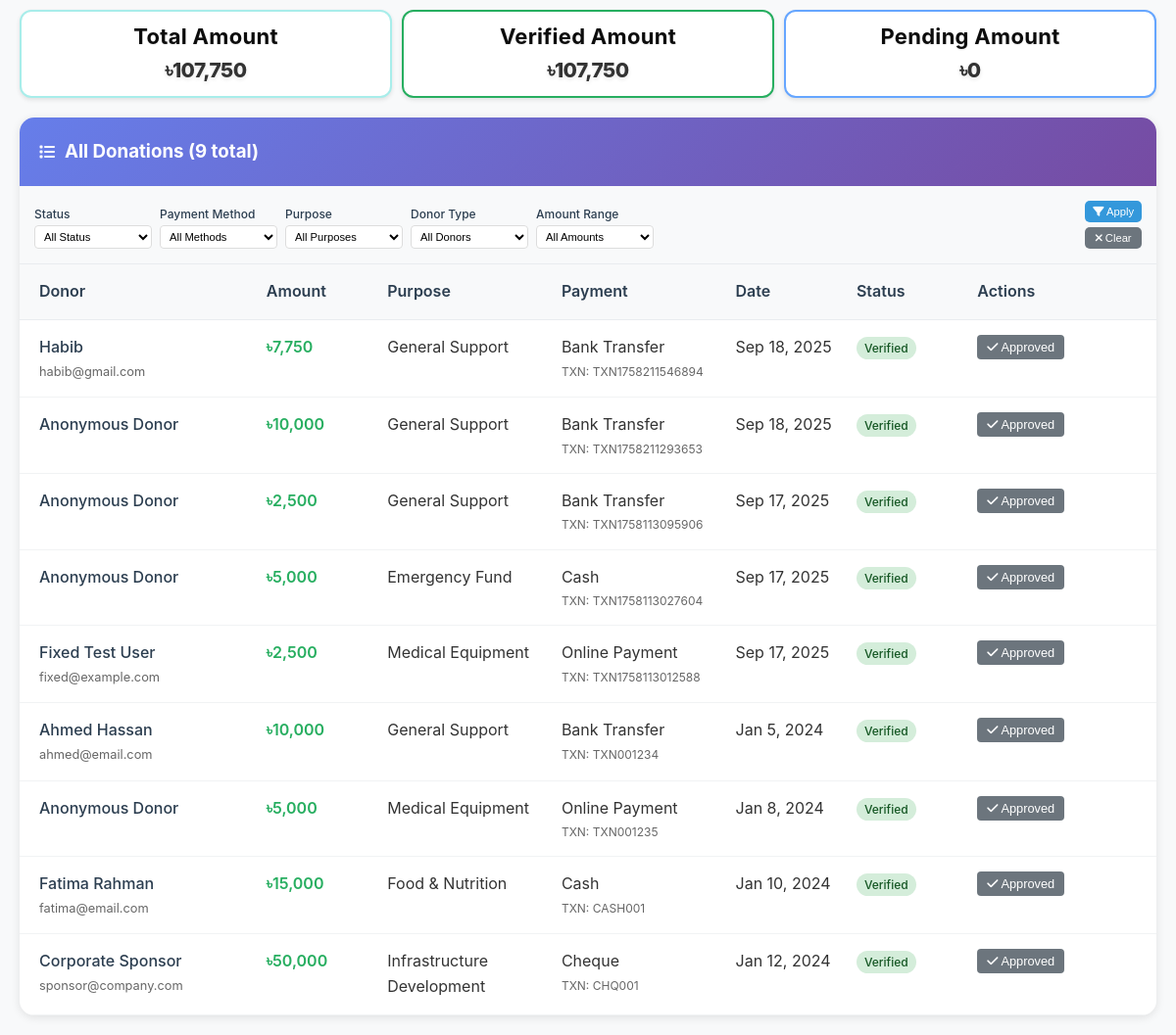
The page /admin/donations_management.php (signed in) on the database its author committed.
### tables this page shows
CREATE TABLE `donations` (
  `id` int(11) NOT NULL,
  `donor_name` varchar(100) DEFAULT NULL,
  `donor_email` varchar(100) DEFAULT NULL,
  `donor_phone` varchar(20) DEFAULT NULL,
  `amount` decimal(10,2) NOT NULL,
  `purpose` varchar(100) DEFAULT NULL,
  `payment_method` varchar(50) DEFAULT NULL,
  `transaction_id` varchar(100) DEFAULT NULL,
  `donation_date` date DEFAULT NULL,
  `is_anonymous` tinyint(1) DEFAULT 0,
  `is_verified` tinyint(1) DEFAULT 0,
  `verified_by` int(11) DEFAULT NULL,
  `created_at` timestamp NOT NULL DEFAULT current_timestamp()
);

### admin/donations_management.php (the view, shortened to what this page needs)
<?php
$database = new Database();
$db = $database->getConnection();
$stats_query = "SELECT
                    COUNT(*) as total_donations,
                    COUNT(CASE WHEN is_anonymous = 1 THEN 1 END) as anonymous_donations,
                    COUNT(CASE WHEN is_verified = 0 THEN 1 END) as pending_donations,
                    SUM(COALESCE(amount, 0)) as total_amount,
                    SUM(CASE WHEN is_verified = 1 THEN COALESCE(amount, 0) ELSE 0 END) as verified_amount,
                    SUM(CASE WHEN is_verified = 0 THEN COALESCE(amount, 0) ELSE 0 END) as pending_amount
                FROM donations";
$stats_stmt = $db->prepare($stats_query);
$stats_stmt->execute();
$stats = $stats_stmt->fetch(PDO::FETCH_ASSOC);
$all_donations_query = "SELECT * FROM donations ORDER BY created_at DESC";
$all_donations_stmt = $db->prepare($all_donations_query);
$all_donations_stmt->execute();
$all_donations = $all_donations_stmt->fetchAll(PDO::FETCH_ASSOC);
?>
<!DOCTYPE html>
<html lang="en">
<head>
    <link rel="stylesheet" href="../assets/css/style.css">
    <link rel="stylesheet" href="../assets/css/auth.css">
    <link href="https://cdnjs.cloudflare.com/ajax/libs/font-awesome/6.0.0/css/all.min.css" rel="stylesheet">
</head>
<body>
    <div class="page-container">
    <div class="amount-stats-grid">
        <div class="stat-card total-amount">
            <div class="stat-label" style="color: black;font-weight: bold;font-size: 22px;">Total Amount</div>
            <div class="stat-number">৳<?php echo number_format($stats['total_amount']); ?></div>
        </div>
        <div class="stat-card verified-amount">
            <div class="stat-label" style="color: black;font-weight: bold;font-size: 22px;">Verified Amount</div>
            <div class="stat-number">৳<?php echo number_format($stats['verified_amount']); ?></div>
        </div>
        <div class="stat-card pending-amount">
            <div class="stat-label" style="color: black;font-weight: bold;font-size: 22px;">Pending Amount</div>
            <div class="stat-number">৳<?php echo number_format($stats['pending_amount']); ?></div>
        </div>
    </div>
    <div class="donations-table-section">
        <div class="table-header-section">
            <i class="fas fa-list"></i>
            <h3>All Donations (<span id="donationCount"><?php echo count($all_donations); ?></span> total)</h3>
        </div>
        <div class="filters-section">
            <div class="filters-row">
                <div class="filters-left">
                    <div class="filter-group">
                        <label class="filter-label">Status</label>
                        <select id="statusFilter" class="filter-select">
                            <option value="">All Status</option>
                        </select>
                    </div>
                    <div class="filter-group">
                        <label class="filter-label">Payment Method</label>
                        <select id="paymentFilter" class="filter-select">
                            <option value="">All Methods</option>
                        </select>
                    </div>
                    <div class="filter-group">
                        <label class="filter-label">Purpose</label>
                        <select id="purposeFilter" class="filter-select">
                            <option value="">All Purposes</option>
                        </select>
                    </div>
                    <div class="filter-group">
                        <label class="filter-label">Donor Type</label>
                        <select id="donorFilter" class="filter-select">
                            <option value="">All Donors</option>
                        </select>
                    </div>
                    <div class="filter-group">
                        <label class="filter-label">Amount Range</label>
                        <select id="amountFilter" class="filter-select">
                            <option value="">All Amounts</option>
                        </select>
                    </div>
                </div>
                <div class="filters-right">
                    <div class="filter-buttons">
                        <button class="btn-filter" onclick="applyFilters()">
                            <i class="fas fa-filter"></i> Apply
                        </button>
                        <button class="btn-clear" onclick="clearFilters()">
                            <i class="fas fa-times"></i> Clear
                        </button>
                    </div>
                </div>
            </div>
        </div>
        <div class="donations-table">
            <div class="table-header">
                <div class="col-donor">Donor</div>
                <div class="col-amount">Amount</div>
                <div class="col-purpose">Purpose</div>
                <div class="col-method">Payment</div>
                <div class="col-date">Date</div>
                <div class="col-status">Status</div>
                <div class="col-actions">Actions</div>
            </div>
            <div class="table-body">
                <?php foreach ($all_donations as $donation): ?>
                    <div class="table-row">
                        <div class="col-donor">
                            <div class="donor-name">
                                <?php echo $donation['is_anonymous'] ? 'Anonymous Donor' : htmlspecialchars($donation['donor_name']); ?>
                            </div>
                            <?php if (!$donation['is_anonymous'] && $donation['donor_email']): ?>
                                <div class="donor-email"><?php echo htmlspecialchars($donation['donor_email']); ?></div>
                            <?php endif; ?>
                        </div>
                        <div class="col-amount">
                            <span class="amount">৳<?php echo number_format($donation['amount']); ?></span>
                        </div>
                        <div class="col-purpose">
                            <?php echo htmlspecialchars($donation['purpose']); ?>
                        </div>
                        <div class="col-method">
                            <?php echo htmlspecialchars($donation['payment_method']); ?>
                            <?php if ($donation['transaction_id']): ?>
                                <div class="transaction-id">TXN: <?php echo htmlspecialchars($donation['transaction_id']); ?></div>
                            <?php endif; ?>
                        </div>
                        <div class="col-date">
                            <?php echo date('M j, Y', strtotime($donation['donation_date'])); ?>
                        </div>
                        <div class="col-status">
                            <span class="status-badge <?php echo $donation['is_verified'] ? 'status-verified' : 'status-pending'; ?>">
                                <?php echo $donation['is_verified'] ? 'Verified' : 'Pending'; ?>
                            </span>
                        </div>
                        <div class="col-actions">
                            <div class="action-buttons">
                                <?php if ($donation['is_verified']): ?>
                                    <button class="btn-approved" disabled>
                                        <i class="fas fa-check"></i> Approved
                                    </button>
                                <?php endif; ?>
                            </div>
                        </div>
                    </div>
                <?php endforeach; ?>
            </div>
        </div>
    </div>
    </div>
</body>
</html>

### assets/css/style.css (style rules this page uses)
* { margin: 0; padding: 0; box-sizing: border-box; }
body { font-family: 'Segoe UI', Tahoma, Geneva, Verdana, sans-serif; line-height: 1.6; color: #333; background-color: #f8f9fa; }

### assets/css/auth.css (style rules this page uses)
.stat-card { background: white; padding: 25px; border-radius: 10px; box-shadow: 0 2px 10px rgba(0,0,0,0.1); text-align: center; border-left: 4px solid #2c5aa0; }
.stat-number { font-size: 2rem; font-weight: bold; color: #333; margin-bottom: 5px; }
.stat-label { color: #666; font-size: 0.9rem; }

### admin/donations_management.php (style rules this page uses)
body { font-family: -apple-system, BlinkMacSystemFont, "Segoe UI", Roboto, sans-serif; background: #f8f9fa; margin: 0; padding: 20px; height: 100vh; overflow: hidden; }
.page-container { height: calc(100vh - 40px); display: flex; flex-direction: column; }
.amount-stats-grid { display: grid; grid-template-columns: repeat(3, 1fr); gap: 10px; margin-bottom: 20px; margin-top: -10px; }
.stat-card { background: white; border-radius: 12px; padding: 8px 10px; text-align: center; box-shadow: 0 2px 4px rgba(0,0,0,0.1); transition: transform 0.2s ease; border: 2px solid #e2e8f0; color: #2c3e50; }
.stat-card.total-amount { border-color: #a8edea; }
.stat-card.verified-amount { border-color: #27ae60; }
.stat-card.pending-amount { border-color: #66a6ff; }
.stat-number { font-size: 1.3rem; font-weight: 800; margin-bottom: 2px; text-shadow: 0 2px 4px rgba(0,0,0,0.1); letter-spacing: -0.5px; }
.stat-label { font-size: 0.75rem; font-weight: 600; opacity: 0.95; text-shadow: 0 1px 2px rgba(0,0,0,0.1); letter-spacing: 0.3px; }
.donations-table-section { background: white; border-radius: 15px; overflow: hidden; box-shadow: 0 2px 10px rgba(0,0,0,0.1); flex: 1; display: flex; flex-direction: column; }
.filters-section { padding: 15px; background: #f8f9fa; border-bottom: 1px solid #e9ecef; }
.filters-row { display: flex; flex-wrap: nowrap; gap: 8px; align-items: end; overflow-x: auto; justify-content: space-between; }
.filters-left { display: flex; gap: 8px; align-items: end; flex-wrap: nowrap; overflow-x: auto; }
.filters-right { margin-left: auto; flex-shrink: 0; }
.filter-group { display: flex; flex-direction: column; min-width: 120px; max-width: 140px; flex-shrink: 0; }
.filter-label { font-weight: 500; color: #2c3e50; margin-bottom: 2px; font-size: 0.75rem; }
.filter-select, .filter-input { padding: 4px 5px; border: 1px solid #ddd; border-radius: 4px; font-size: 0.7rem; background: white; width: 100%; }
.filter-buttons { display: flex; gap: 5px; flex-direction: column; }
.btn-filter { padding: 5px 8px; background: #3498db; color: white; border: none; border-radius: 5px; cursor: pointer; font-size: 0.7rem; transition: background 0.2s; white-space: nowrap; }
.btn-clear { padding: 5px 8px; background: #6c757d; color: white; border: none; border-radius: 5px; cursor: pointer; font-size: 0.7rem; transition: background 0.2s; white-space: nowrap; }
.table-header-section { background: linear-gradient(135deg, #667eea 0%, #764ba2 100%); color: white; padding: 20px; display: flex; align-items: center; gap: 10px; }
.donations-table { overflow-x: auto; flex: 1; display: flex; flex-direction: column; }
.table-header { display: grid; grid-template-columns: 2fr 1fr 1.5fr 1.5fr 1fr 1fr 1.5fr; gap: 15px; padding: 15px 20px; background: #f8f9fa; font-weight: 600; color: #2c3e50; border-bottom: 1px solid #e9ecef; }
.table-body { flex: 1; overflow-y: auto; }
.table-row { display: grid; grid-template-columns: 2fr 1fr 1.5fr 1.5fr 1fr 1fr 1.5fr; gap: 15px; padding: 15px 20px; border-bottom: 1px solid #f1f3f4; transition: background-color 0.2s; }
.donor-name { font-weight: 500; color: #2c3e50; }
.donor-email { font-size: 0.8rem; color: #666; margin-top: 2px; }
.amount { font-weight: 600; color: #27ae60; }
.transaction-id { font-size: 0.75rem; color: #666; margin-top: 2px; }
.status-badge { padding: 4px 8px; border-radius: 12px; font-size: 0.75rem; font-weight: 500; }
.status-verified { background: #d4edda; color: #155724; }
.action-buttons { display: flex; gap: 5px; }
.btn-approved { background: #6c757d; color: white; border: none; padding: 5px 10px; border-radius: 4px; font-size: 0.8rem; cursor: not-allowed; }

### rows shown on the page
donations: donor_name "Habib", donor_email "habib@gmail.com", amount "7,750", purpose "General Support", payment_method "Bank Transfer", transaction "TXN1758211546894", donation_date "Sep 18, 2025", is_verified "Verified"
donations: is_anonymous "Anonymous Donor", amount "10,000", purpose "General Support", payment_method "Bank Transfer", transaction "TXN1758211293653", donation_date "Sep 18, 2025", is_verified "Verified"
donations: is_anonymous "Anonymous Donor", amount "2,500", purpose "General Support", payment_method "Bank Transfer", transaction "TXN1758113095906", donation_date "Sep 17, 2025", is_verified "Verified"
donations: is_anonymous "Anonymous Donor", amount "5,000", purpose "Emergency Fund", payment_method "Cash", transaction "TXN1758113027604", donation_date "Sep 17, 2025", is_verified "Verified"
donations: donor_name "Fixed Test User", donor_email "fixed@example.com", amount "2,500", purpose "Medical Equipment", payment_method "Online Payment", transaction "TXN1758113012588", donation_date "Sep 17, 2025", is_verified "Verified"
donations: donor_name "Ahmed Hassan", donor_email "ahmed@email.com", amount "10,000", purpose "General Support", payment_method "Bank Transfer", transaction "TXN001234", donation_date "Jan 5, 2024", is_verified "Verified"
donations: is_anonymous "Anonymous Donor", amount "5,000", purpose "Medical Equipment", payment_method "Online Payment", transaction "TXN001235", donation_date "Jan 8, 2024", is_verified "Verified"
donations: donor_name "Fatima Rahman", donor_email "fatima@email.com", amount "15,000", purpose "Food & Nutrition", payment_method "Cash", transaction "CASH001", donation_date "Jan 10, 2024", is_verified "Verified"
donations: donor_name "Corporate Sponsor", donor_email "sponsor@company.com", amount "50,000", purpose "Infrastructure Development", payment_method "Cheque", transaction "CHQ001", donation_date "Jan 12, 2024", is_verified "Verified"

### other values the page prints
$stats['total_amount'] "107,750"
$stats['verified_amount'] "107,750"
$stats['pending_amount'] "0"
count($all_donations) "9"
